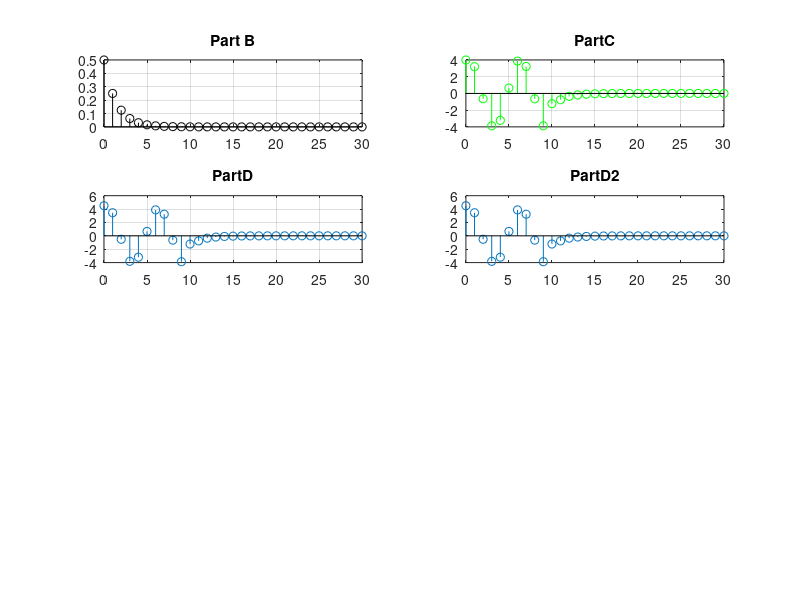

Write the MATLAB code that produced this figure.
%B
n = (0:30);

a = [1,-3/10,-1/10];
b = [2,0,0];
delta = @(n)1.0.*(n==0);
Y = [1,2];              %Initial Conditions
z_i = filtic(b, a, Y);  %Finding Initial Conditions
y_0 = filter(b, a, zeros(size(n)),z_i); %Zero Input response
figure;
subplot(4,2,1)
stem(n, y_0, 'k');
title('Part B');
grid;


%C %x = 2cos(2pin/6)(u(n)-u(n-10)
u1= @(n)1.0.*(n>=0); %Unit Step is only 1 when n>=0
x = @(n)2.*cos(2.*pi.*n./6).*(u1(n)-u1(n-10));
y_1 = filter(b,a,x(n));
subplot(4,2,2);
stem(n, y_1, 'g');
title('PartC');
grid;

%D
y_total = filter(b,a,x(n),z_i);
subplot(4,2,3);
stem(n, y_total);
title ('PartD');
grid

%D.2
y_total2 = y_0 + y_1 ;
subplot(4,2,4);
stem(n, y_total2);
title ('PartD2');

%Summing the zero-state respone and the the zero-input response gives the
%same result


